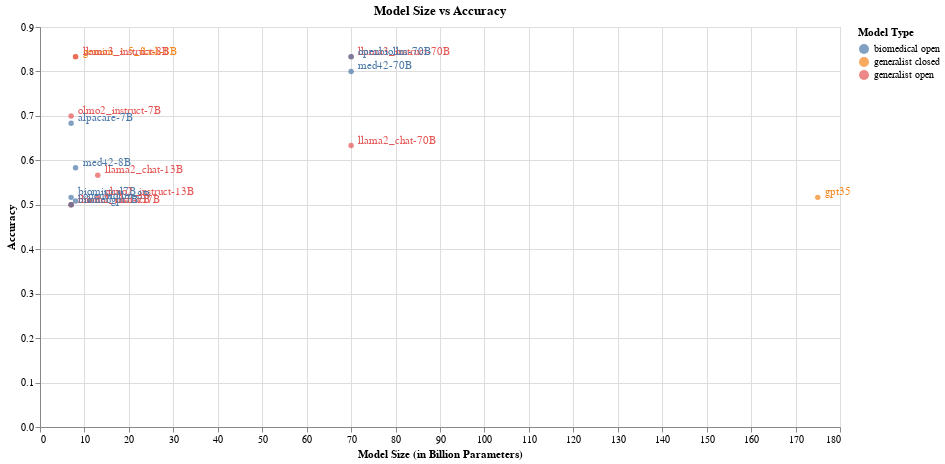

Here is the notebook cell this chart was saved with:
### Code cell
# scatter plot of model size vs accuracy with model names as labels
scatter_plot = alt.Chart(detection_stats_df).mark_circle().encode(
    x=alt.X('model_size_in_b:Q', title='Model Size (in Billion Parameters)'),
    y=alt.Y('accuracy:Q', title='Accuracy'),
    color=alt.Color('model_type:N', title='Model Type')
).properties(
    title='Model Size vs Accuracy',
    width=800,  # Set the width to 800 pixels
    height=400  # Set the height to 400 pixels
)

text = scatter_plot.mark_text(
    align='left',
    baseline='middle',
    dx=7,  # Adjust the position of the text
    dy=-5,  # Adjust the vertical position of the text
).encode(
    text='model_name:N'
)

scatter_plot + text

### Figure 1 — Vega-Lite specification as saved in the notebook (floating-point values rounded to 4 significant figures)
{"config": {"view": {"continuousWidth": 300, "continuousHeight": 300}}, "layer": [{"mark": {"type": "circle"}, "encoding": {"color": {"field": "model_type", "title": "Model Type", "type": "nominal"}, "x": {"field": "model_size_in_b", "title": "Model Size (in Billion Parameters)", "type": "quantitative"}, "y": {"field": "accuracy", "title": "Accuracy", "type": "quantitative"}}, "title": "Model Size vs Accuracy"}, {"mark": {"type": "text", "align": "left", "baseline": "middle", "dx": 7, "dy": -5}, "encoding": {"color": {"field": "model_type", "title": "Model Type", "type": "nominal"}, "text": {"field": "model_name", "type": "nominal"}, "x": {"field": "model_size_in_b", "title": "Model Size (in Billion Parameters)", "type": "quantitative"}, "y": {"field": "accuracy", "title": "Accuracy", "type": "quantitative"}}, "title": "Model Size vs Accuracy"}], "data": {"name": "data-30a16b1b8a4249de23cf238f4f43805b"}, "height": 400, "width": 800, "$schema": "https://vega.github.io/schema/vega-lite/v5.20.1.json", "datasets": {"data-30a16b1b8a4249de23cf238f4f43805b": [{"accuracy": 0.7833, "precision": 0.7073, "recall": 0.9667, "f1": 0.8169, "model_name": "gpt4o", "model_type": "generalist closed", "model_size_in_b": null, "model_name_custom": "GPT4o", "model_size_bucket": "Unknown"}, {"accuracy": 0.85, "precision": 0.7838, "recall": 0.9667, "f1": 0.8657, "model_name": "gpt4o-mini", "model_type": "generalist closed", "model_size_in_b": null, "model_name_custom": "GPT4o Mini", "model_size_bucket": "Unknown"}, {"accuracy": 0.5167, "precision": 1.0, "recall": 0.03333, "f1": 0.06452, "model_name": "gpt35", "model_type": "generalist closed", "model_size_in_b": 175.0, "model_name_custom": "GPT3.5", "model_size_bucket": "100B+"}, {"accuracy": 0.7333, "precision": 0.6522, "recall": 1.0, "f1": 0.7895, "model_name": "gemini_1.5_flash", "model_type": "generalist closed", "model_size_in_b": null, "model_name_custom": "Gemini1.5 Flash", "model_size_bucket": "Unknown"}, {"accuracy": 0.8333, "precision": 0.7941, "recall": 0.9, "f1": 0.8438, "model_name": "gemini_1.5_flash-8B", "model_type": "generalist closed", "model_size_in_b": 8.0, "model_name_custom": "Gemini1.5 Flash 8B", "model_size_bucket": "0-10B"}, {"accuracy": 0.9667, "precision": 1.0, "recall": 0.9333, "f1": 0.9655, "model_name": "claude_3.5-sonnet", "model_type": "generalist closed", "model_size_in_b": null, "model_name_custom": "Claude3.5 Sonnet", "model_size_bucket": "Unknown"}, {"accuracy": 0.5667, "precision": 0.5357, "recall": 1.0, "f1": 0.6977, "model_name": "claude_3.5-haiku", "model_type": "generalist closed", "model_size_in_b": null, "model_name_custom": "Claude3.5 Haiku", "model_size_bucket": "Unknown"}, {"accuracy": 0.5167, "precision": 1.0, "recall": 0.03333, "f1": 0.06452, "model_name": "biomistral7B", "model_type": "biomedical open", "model_size_in_b": 7.0, "model_name_custom": "BioMistral 7B", "model_size_bucket": "0-10B"}, {"accuracy": 0.5667, "precision": 0.537, "recall": 0.9667, "f1": 0.6905, "model_name": "llama2_chat-13B", "model_type": "generalist open", "model_size_in_b": 13.0, "model_name_custom": "Llama2 Chat 13B", "model_size_bucket": "11-20B"}, {"accuracy": 0.6333, "precision": 0.58, "recall": 0.9667, "f1": 0.725, "model_name": "llama2_chat-70B", "model_type": "generalist open", "model_size_in_b": 70.0, "model_name_custom": "Llama2 Chat 70B", "model_size_bucket": "21-100B"}, {"accuracy": 0.8333, "precision": 1.0, "recall": 0.6667, "f1": 0.8, "model_name": "llama3_instruct-8B", "model_type": "generalist open", "model_size_in_b": 8.0, "model_name_custom": "Llama3 Instruct 8B", "model_size_bucket": "0-10B"}, {"accuracy": 0.8333, "precision": 1.0, "recall": 0.6667, "f1": 0.8, "model_name": "llama3_instruct-70B", "model_type": "generalist open", "model_size_in_b": 70.0, "model_name_custom": "Llama3 Instruct 70B", "model_size_bucket": "21-100B"}, {"accuracy": 0.5833, "precision": 1.0, "recall": 0.1667, "f1": 0.2857, "model_name": "med42-8B", "model_type": "biomedical open", "model_size_in_b": 8.0, "model_name_custom": "Med42 8B", "model_size_bucket": "0-10B"}, {"accuracy": 0.8, "precision": 0.9091, "recall": 0.6667, "f1": 0.7692, "model_name": "med42-70B", "model_type": "biomedical open", "model_size_in_b": 70.0, "model_name_custom": "Med42 70B", "model_size_bucket": "21-100B"}, {"accuracy": 0.7, "precision": 1.0, "recall": 0.4, "f1": 0.5714, "model_name": "olmo2_instruct-7B", "model_type": "generalist open", "model_size_in_b": 7.0, "model_name_custom": "Olmo2 Instruct 7B", "model_size_bucket": "0-10B"}, {"accuracy": 0.5167, "precision": 1.0, "recall": 0.03333, "f1": 0.06452, "model_name": "olmo2_instruct-13B", "model_type": "generalist open", "model_size_in_b": 13.0, "model_name_custom": "Olmo2 Instruct 13B", "model_size_bucket": "11-20B"}, {"accuracy": 0.5, "precision": 0.0, "recall": 0.0, "f1": 0.0, "model_name": "mistral_instruct7B", "model_type": "generalist open", "model_size_in_b": 7.0, "model_name_custom": "Mistral Instruct 7B", "model_size_bucket": "0-10B"}, {"accuracy": 0.5085, "precision": 0.5, "recall": 1.0, "f1": 0.6667, "model_name": "openbiollm-8B", "model_type": "biomedical open", "model_size_in_b": 8.0, "model_name_custom": "OpenBioLLM 8B", "model_size_bucket": "0-10B"}, {"accuracy": 0.8333, "precision": 0.8571, "recall": 0.8, "f1": 0.8276, "model_name": "openbiollm-70B", "model_type": "biomedical open", "model_size_in_b": 70.0, "model_name_custom": "OpenBioLLM 70B", "model_size_bucket": "21-100B"}, {"accuracy": 0.6833, "precision": 0.9231, "recall": 0.4, "f1": 0.5581, "model_name": "alpacare-7B", "model_type": "biomedical open", "model_size_in_b": 7.0, "model_name_custom": "AlpaCare 7B", "model_size_bucket": "0-10B"}, {"accuracy": 0.5, "precision": 0.5, "recall": 1.0, "f1": 0.6667, "model_name": "llama2_chat-7B", "model_type": "generalist open", "model_size_in_b": 7.0, "model_name_custom": "Llama2 Chat 7B", "model_size_bucket": "0-10B"}, {"accuracy": 0.5, "precision": 0.5, "recall": 0.9667, "f1": 0.6591, "model_name": "biomedgpt7B", "model_type": "biomedical open", "model_size_in_b": 7.0, "model_name_custom": "BioMedGPT 7B", "model_size_bucket": "0-10B"}]}}
